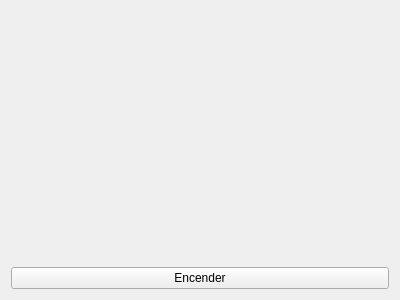
<?xml version="1.0" encoding="UTF-8"?>
<ui version="4.0">
 <class>Widget</class>
 <widget class="QWidget" name="Widget">
  <property name="geometry">
   <rect>
    <x>0</x>
    <y>0</y>
    <width>400</width>
    <height>300</height>
   </rect>
  </property>
  <property name="windowTitle">
   <string>Widget</string>
  </property>
  <layout class="QGridLayout" name="gridLayout">
   <item row="0" column="0">
    <widget class="Visor" name="visor" native="true"/>
   </item>
   <item row="1" column="0">
    <widget class="QPushButton" name="pbEncender">
     <property name="text">
      <string>Encender</string>
     </property>
    </widget>
   </item>
  </layout>
 </widget>
 <layoutdefault spacing="6" margin="11"/>
 <customwidgets>
  <customwidget>
   <class>Visor</class>
   <extends>QWidget</extends>
   <header location="global">visor.h</header>
   <container>1</container>
  </customwidget>
 </customwidgets>
 <resources/>
 <connections/>
</ui>
